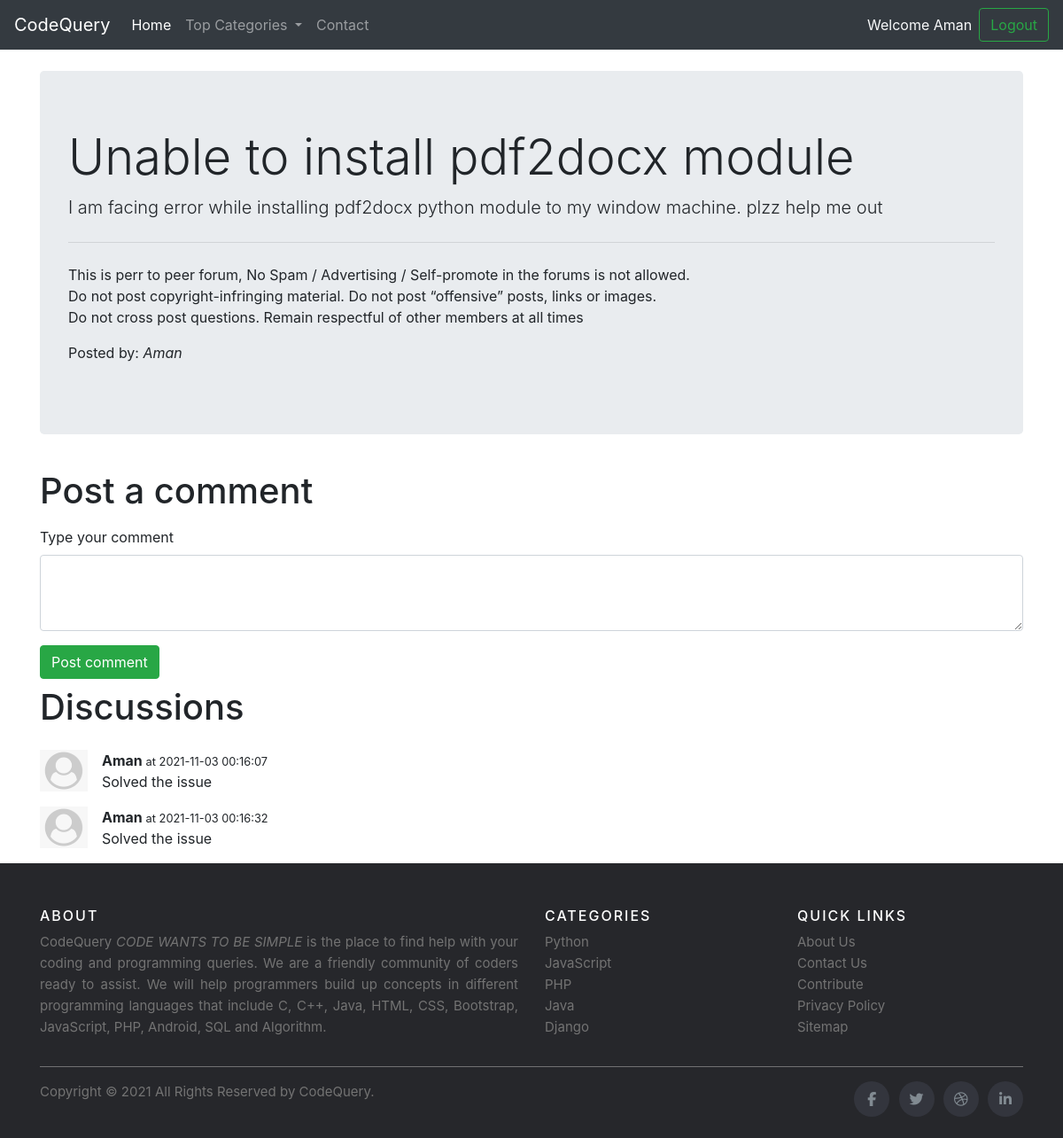
The app's page /thread.php?threadid=1 (signed in) with its own data.
### tables this page shows
CREATE TABLE `threads` (
  `thread_id` int(7) NOT NULL,
  `thread_title` varchar(255) NOT NULL,
  `thread_desc` text NOT NULL,
  `thread_cat_id` int(7) NOT NULL,
  `thread_user_id` int(7) NOT NULL,
  `timestamp` datetime NOT NULL DEFAULT current_timestamp()
);

CREATE TABLE `users` (
  `sno` int(8) NOT NULL,
  `user_name` varchar(30) NOT NULL,
  `user_pass` varchar(255) NOT NULL,
  `timestamp` datetime NOT NULL DEFAULT current_timestamp()
);

CREATE TABLE `comments` (
  `comment_id` int(8) NOT NULL,
  `comment_content` text NOT NULL,
  `thread_id` int(8) NOT NULL,
  `comment_by` varchar(300) NOT NULL,
  `comment_time` datetime NOT NULL DEFAULT current_timestamp()
);

### thread.php (the view, shortened to what this page needs)
<!doctype html>
<html lang="en">
<head>
    <link rel="stylesheet" href="https://stackpath.bootstrapcdn.com/bootstrap/4.5.0/css/bootstrap.min.css"
>
</head>
<body>
    <?php include 'partials\_dbconnect.php'; ?>
    <?php include 'partials\_header.php'; ?>
    <?php
    $id = $_GET['threadid'];
    $sql = "SELECT * FROM `threads` WHERE thread_id=$id";
    $result = mysqli_query($conn, $sql);
    while($row = mysqli_fetch_assoc($result)){
      $title = $row['thread_title'];
      $desc = $row['thread_desc'];
      $thread_user_id = $row['thread_user_id'];
      $sql2 ="SELECT * FROM `users` WHERE sno=$thread_user_id";
      $result2 = mysqli_query($conn, $sql2);
      $row2 = mysqli_fetch_assoc($result2);
      $posted_by=$row2['user_name'];
    }
  ?>
    <div class="container my-4">
        <div class="jumbotron">
            <h1 class="display-4"> <?php  echo $title; ?></h1>
            <p class="lead"><?php  echo $desc; ?> </p>
            <hr class="my-4">
            <p>This is perr to peer forum,
                No Spam / Advertising / Self-promote in the forums is not allowed.
                <br>
                Do not post copyright-infringing material.
                Do not post “offensive” posts, links or images.<br>
                Do not cross post questions.
                Remain respectful of other members at all times
            </p>
            <p>Posted by: <em><?php echo $posted_by ?></em></p>
        </div>
    </div>
    <?php
if(isset($_SESSION['loggedin']) && $_SESSION['loggedin']==true){
  echo '<div class="container">
        <form action="'.$_SERVER["REQUEST_URI"].'" method="post">
            <h1 class="py-2">Post a comment</h1>
            <div class="form-group">
                <label for="exampleFormControlTextarea1">Type your comment</label>
                <textarea class="form-control" name="comment" id="comment" rows="3"></textarea>
                <input type="hidden" name="sno" value="'.$_SESSION["sno"].'">
            </div>
            <button type="submit" class="btn btn-success">Post comment</button>
        </form>
  </div>';
}
else{
  echo '<div class="container">
        <h1 class="py-2">Post a comment</h1>
        <p class="lead">
        You are not logged in. Please Login to be able to post a comment</p></div>';
}
?>
    <div class="container" id="ques">
        <h1 class="py-2">Discussions</h1>
        <?php
    $id = $_GET['threadid'];
    $sql = "SELECT * FROM `comments` WHERE thread_id=$id";
    $result = mysqli_query($conn, $sql);
    while($row = mysqli_fetch_assoc($result)){
      $content = $row['comment_content'];
      $comment_time = $row['comment_time'];
      $thread_user_id = $row['comment_by'];
        $sql2 ="SELECT * FROM `users` WHERE sno=$thread_user_id ";
        $result2 = mysqli_query($conn,$sql2);
        $row2 = mysqli_fetch_assoc($result2);
      echo   '<div class="media my-3">
            <img src="img/userdefault.png" width="54px" class="mr-3" alt="...">
            <div class="media-body">
              <p class="font-weight-bold my-0"> '.$row2['user_name'].' <small> at '.$comment_time.'</small> </p>
                '.$content.'
                </div>
        </div>';
      }
      ?>
    </div>
    <?php include 'partials\_footer.php'; ?>
</body>
</html>

### records on screen
threads: thread_title "Unable to install pdf2docx module", thread_desc "I am facing error while installing pdf2docx python module to my window machine. plzz help me out"
users: user_name "Aman"
comments: users.user_name "Aman", comment_time "2021-11-03 00:16:07", comment_content "Solved the issue"
comments: users.user_name "Aman", comment_time "2021-11-03 00:16:32", comment_content "Solved the issue"

### other values on screen
$_SESSION['useremail'] "Aman"
